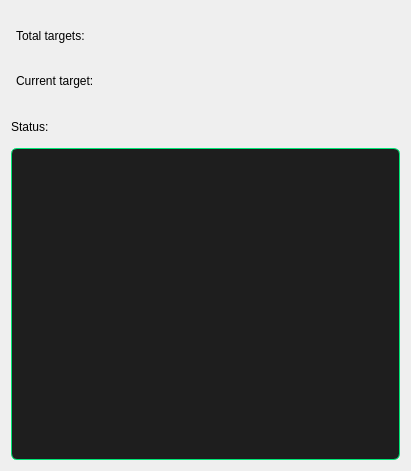
         <widget class="QWidget" name="verticalLayoutWidget">
          <property name="geometry">
           <rect>
            <x>790</x>
            <y>10</y>
            <width>411</width>
            <height>471</height>
           </rect>
          </property>
          <layout class="QVBoxLayout" name="verticalLayout_4" stretch="3,1,10">
           <item>
            <layout class="QGridLayout" name="gridLayout_3" columnstretch="1,2" columnminimumwidth="0,0">
             <property name="leftMargin">
              <number>5</number>
             </property>
             <property name="topMargin">
              <number>5</number>
             </property>
             <property name="rightMargin">
              <number>5</number>
             </property>
             <property name="bottomMargin">
              <number>5</number>
             </property>
             <property name="horizontalSpacing">
              <number>20</number>
             </property>
             <item row="0" column="0">
              <widget class="QLabel" name="label_7">
               <property name="font">
                <font>
                 <pointsize>9</pointsize>
                </font>
               </property>
               <property name="text">
                <string>Total targets:</string>
               </property>
              </widget>
             </item>
             <item row="1" column="0">
              <widget class="QLabel" name="label_6">
               <property name="font">
                <font>
                 <pointsize>9</pointsize>
                </font>
               </property>
               <property name="text">
                <string>Current target:</string>
               </property>
              </widget>
             </item>
             <item row="0" column="1">
              <widget class="QLabel" name="totaltargets3">
               <property name="font">
                <font>
                 <pointsize>9</pointsize>
                 <weight>75</weight>
                 <bold>true</bold>
                </font>
               </property>
               <property name="text">
                <string/>
               </property>
              </widget>
             </item>
             <item row="1" column="1">
              <widget class="QLabel" name="currenttarget">
               <property name="font">
                <font>
                 <pointsize>9</pointsize>
                 <weight>75</weight>
                 <bold>true</bold>
                </font>
               </property>
               <property name="text">
                <string/>
               </property>
              </widget>
             </item>
            </layout>
           </item>
           <item>
            <widget class="QLabel" name="label_5">
             <property name="font">
              <font>
               <pointsize>9</pointsize>
              </font>
             </property>
             <property name="text">
              <string>Status:</string>
             </property>
            </widget>
           </item>
           <item>
            <widget class="QPlainTextEdit" name="finishedsteps">
             <property name="styleSheet">
              <string notr="true">/*QPlainTextEdit {
    background-color: #1e1e1e;
    color: #00e676;
    border: 1px solid #00e676;
    border-radius: 6px;
    padding: 6px 10px;
    font-size: 13px;
    font-family: &quot;Consolas&quot;, &quot;Courier New&quot;, monospace;
}
*/

QPlainTextEdit {
    background-color: #1e1e1e;
    color: #00e676;
    border: 1px solid #00e676;
    border-radius: 6px;
    padding: 6px 10px;
    font-size: 13px;
    font-family: &quot;Consolas&quot;, &quot;Courier New&quot;, monospace;
}

/* -------- Scrollbar Styling -------- */

QScrollBar:vertical {
    border: none;
    background: #121212;
    width: 10px;
    margin: 0;
    border-radius: 5px;
}

QScrollBar::handle:vertical {
    background-color: #00e676;
    min-height: 20px;
    border-radius: 5px;
}

QScrollBar::handle:vertical:hover {
    background-color: #00ff88;
}

QScrollBar::add-line:vertical,
QScrollBar::sub-line:vertical {
    height: 0;
    width: 0;
    border: none;
    background: none;
}

QScrollBar::add-page:vertical,
QScrollBar::sub-page:vertical {
    background: none;
}

/* Horizontal scrollbar (optional) */
QScrollBar:horizontal {
    border: none;
    background: #121212;
    height: 10px;
    margin: 0;
    border-radius: 5px;
}

QScrollBar::handle:horizontal {
    background-color: #00e676;
    min-width: 20px;
    border-radius: 5px;
}

QScrollBar::handle:horizontal:hover {
    background-color: #00ff88;
}

QScrollBar::add-line:horizontal,
QScrollBar::sub-line:horizontal {
    height: 0;
    width: 0;
    border: none;
    background: none;
}

QScrollBar::add-page:horizontal,
QScrollBar::sub-page:horizontal {
    background: none;
}
</string>
             </property>
             <property name="undoRedoEnabled">
              <bool>false</bool>
             </property>
             <property name="readOnly">
              <bool>true</bool>
             </property>
            </widget>
           </item>
          </layout>
         </widget>
